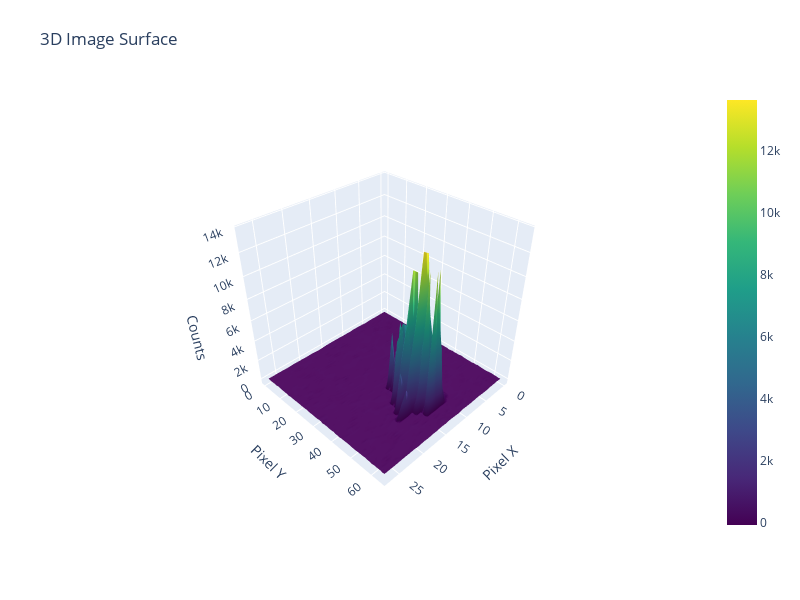

Here is the notebook cell this chart was saved with:
### Code cell
img = main_data[run]['img_cut']
scan_var_1_main = main_data[run]['scan_var_1']
image_index = 200551  # choose any number from 0 up to 400,999
import os
import imageio.v2 as imageio
import numpy as np
from mpl_toolkits.mplot3d import Axes3D

img = main_data[run]['img_cut']
plt.imshow(img[210050])
print(np.argmax(img_com_2_main[main_mask]))

frame=img[210050]
ny, nx = frame.shape
x = np.arange(nx)
y = np.arange(ny)
X, Y = np.meshgrid(x, y)

ax.plot_surface(X, Y, frame)

ax.set_title(f"3D Plot of Frame {image_index}")
ax.set_xlabel("Pixel X")
ax.set_ylabel("Pixel Y")
ax.set_zlabel("Counts")
plt.tight_layout()
plt.show()


import plotly.graph_objects as go
import numpy as np

frame = img[210050]  # Your selected frame
ny, nx = frame.shape
x = np.arange(nx)
y = np.arange(ny)

fig = go.Figure(data=[go.Surface(z=frame, x=x, y=y, colorscale='Viridis')])
fig.update_layout(
    title='3D Image Surface',
    scene=dict(
        xaxis_title='Pixel X',
        yaxis_title='Pixel Y',
        zaxis_title='Counts'
    ),
    autosize=True,
    width=800,
    height=600,
    margin=dict(l=65, r=50, b=65, t=90)
)
fig.show()

### Figure 1 — Plotly figure (JSON) as saved in the notebook; plotly's stock layout.template omitted (floating-point values rounded to 4 significant figures; data arrays with more than 128 entries replaced by an {"elided": "..."} marker saying what was removed)
{"data": [{"colorscale": [[0, "#440154"], [0.1111, "#482878"], [0.2222, "#3e4989"], [0.3333, "#31688e"], [0.4444, "#26828e"], [0.5556, "#1f9e89"], [0.6667, "#35b779"], [0.7778, "#6ece58"], [0.8889, "#b5de2b"], [1, "#fde725"]], "type": "surface", "x": [0, 1, 2, 3, 4, 5, 6, 7, 8, 9, 10, 11, 12, 13, 14, 15, 16, 17, 18, 19, 20, 21, 22, 23, 24, 25, 26, 27], "y": [0, 1, 2, 3, 4, 5, 6, 7, 8, 9, 10, 11, 12, 13, 14, 15, 16, 17, 18, 19, 20, 21, 22, 23, 24, 25, 26, 27, 28, 29, 30, 31, 32, 33, 34, 35, 36, 37, 38, 39, 40, 41, 42, 43, 44, 45, 46, 47, 48, 49, 50, 51, 52, 53, 54, 55, 56, 57, 58, 59, 60, 61, 62, 63, 64], "z": {"elided": "65x28 float values"}}], "layout": {"autosize": true, "height": 600, "margin": {"b": 65, "l": 65, "r": 50, "t": 90}, "scene": {"aspectmode": "auto", "aspectratio": {"x": 1, "y": 1, "z": 1}, "camera": {"center": {"x": 0, "y": 0, "z": 0}, "eye": {"x": 1.626, "y": 1.626, "z": 1.626}, "projection": {"type": "perspective"}, "up": {"x": 0, "y": 0, "z": 1}}, "xaxis": {"title": {"text": "Pixel X"}, "type": "linear"}, "yaxis": {"title": {"text": "Pixel Y"}, "type": "linear"}, "zaxis": {"title": {"text": "Counts"}, "type": "linear"}}, "title": {"text": "3D Image Surface"}, "width": 800}}
